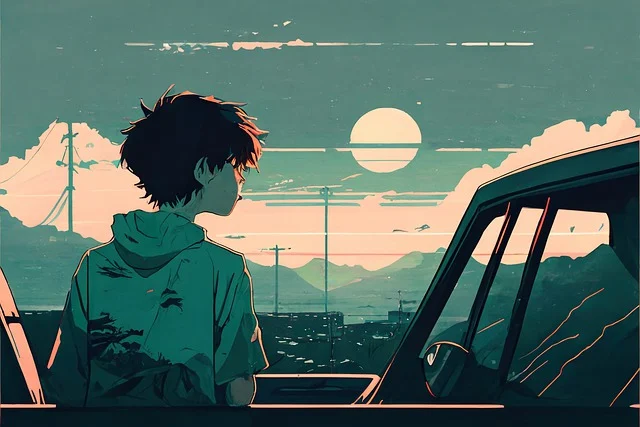
#> input picture ImageResizer/img/Animeimg1.webp, 640 x 427 px, found by its file name; its folder holds only this picture in this run
$ python main.py
#> lines starting #> are read from the running program, lines starting #| are printed output that depends on the picture
import cv2
import os

# Get the directory path
directory_path = "ImageResizer/img"

# List all files in the directory
files = os.listdir(directory_path)

# Print the list of files
print("Available images:")
for i, file in enumerate(files):
    print(f"{i+1}. {file}")

# Ask the user to select an image
selection = int(input("Enter the number corresponding to the image you want to resize: ")) - 1
#> the answer given: 1

# Verify the user's selection
if selection < 0 or selection >= len(files):
    print("Invalid selection. Please enter a number within the range.")
else:
    # Load the selected image
    image_filename = files[selection]
    image_path = os.path.join(directory_path, image_filename)
    image = cv2.imread(image_path)
#> image is the input picture: shape (427, 640, 3); mean B, G, R 100.5, 109.3, 84.1

    # Check if the image was loaded successfully
    if image is None:
        print("Error: Unable to load image.")
    else:
        # Ask the user for the desired width and height
        desired_width = int(input("Enter the desired width: "))
#> the answer given: 100
        desired_height = int(input("Enter the desired height: "))
#> the answer given: 100

        # Ask the user for the desired output format
        output_format = input("Enter the desired output format (e.g., jpg, png): ")
#> the answer given: out.png

        # Resize the image
        resized_image = cv2.resize(image, (desired_width, desired_height))
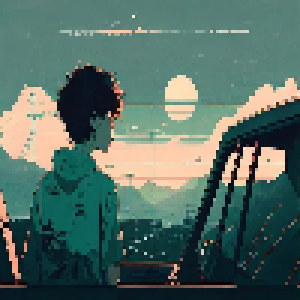
#> resized_image: shape (100, 100, 3) (shown 3 times larger); mean B, G, R 100, 108.8, 83.7

        # Construct the output file path
        filename, _ = os.path.splitext(image_filename)
        output_file = os.path.join(directory_path, f"{filename}_resized.{output_format}")

        # Save the resized image to the same directory
        cv2.imwrite(output_file, resized_image)
        print(f"Resized image saved to '{output_file}'")

        # Display the resized image in a pop-up window
        cv2.imshow("Resized Image", resized_image)
        cv2.waitKey(0)
        cv2.destroyAllWindows()

$ run again, on ImageResizer/img/Animeimg2.webp
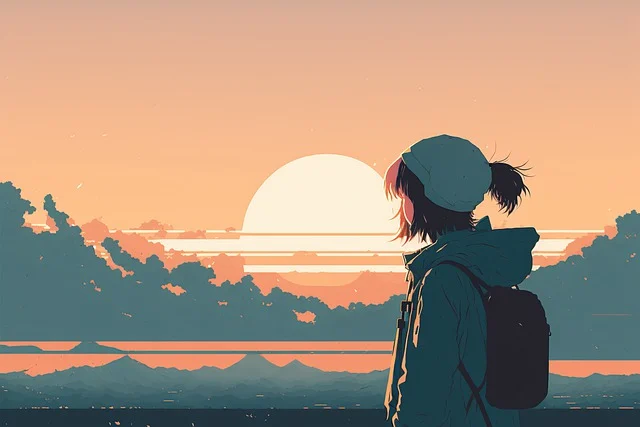
#> input picture ImageResizer/img/Animeimg2.webp, 640 x 427 px, found by its file name
#> image is the input picture: shape (427, 640, 3); mean B, G, R 127.5, 147.4, 169.7
#> `resized_image = cv2.resize(image, (desired_width, desired_height))`:
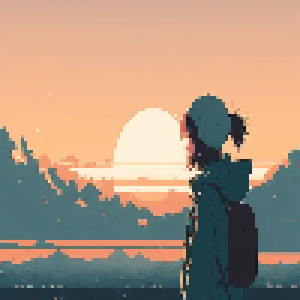
#> resized_image: shape (100, 100, 3) (shown 3 times larger); mean B, G, R 127.7, 147.5, 169.7
